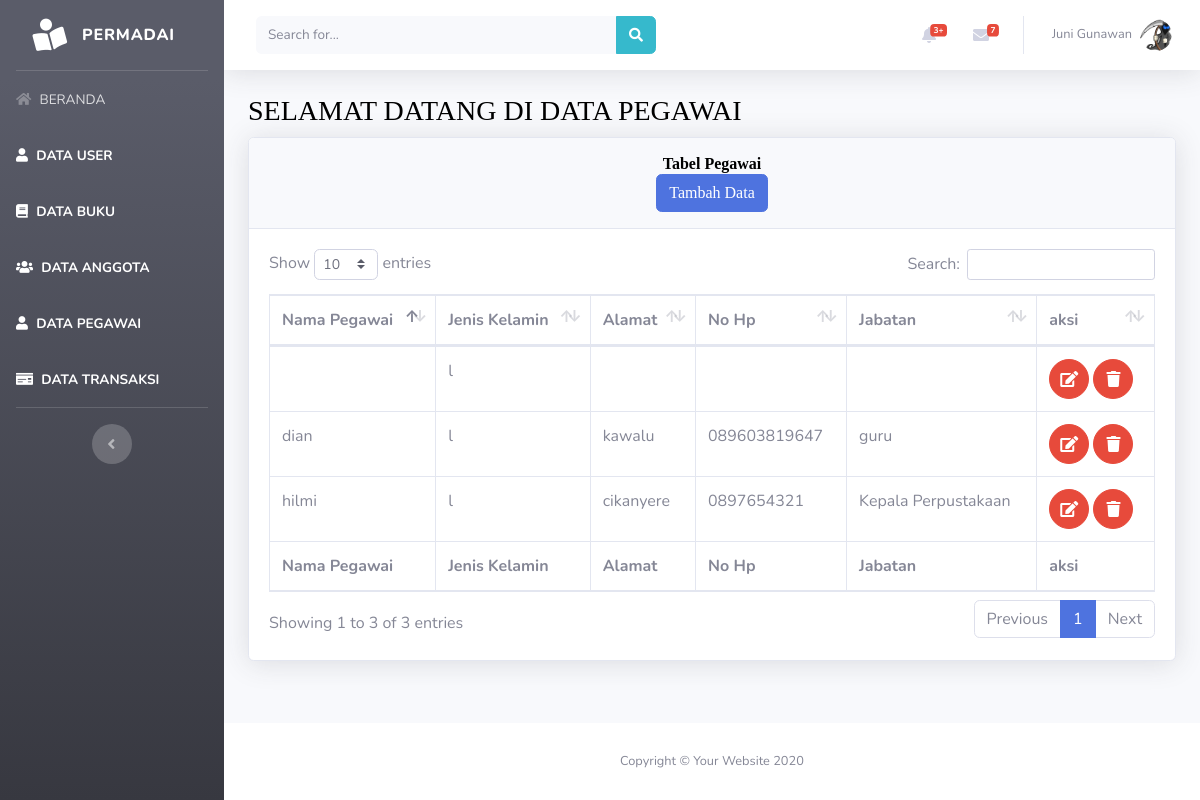
The page /beranda.php?page=pegawai on the database its author committed.
### tables this page shows
CREATE TABLE `tabel_pegawai` (
  `id_pegawai` int(5) NOT NULL,
  `nama_pegawai` varchar(50) NOT NULL,
  `jenis_kelamin` enum('l','p') NOT NULL,
  `alamat` text NOT NULL,
  `no_hp` varchar(20) NOT NULL,
  `jabatan` varchar(30) NOT NULL
);

### views/pegawai/pegawai.php (the view)
<div class="container-fluid">
    <h1 class="h3 mb-2 text-gray-800"><marquee><font color="black" face="fantasy">SELAMAT DATANG DI DATA PEGAWAI</font></marquee></h1>
    <div class="card shadow mb-4">
        <div class="card-header py-3" align="center">
            <h6 class="m-0 font-weight-bold text-info"><font color="black" face="fantasy">Tabel Pegawai</font></h6>
            <a href="beranda.php?page=pegawai&aksi=add">
                <button class="btn btn-primary"><font color="white" face="fantasy">Tambah Data</font></button>
            </a>
        </div>
        <div class="card-body">
            <div class="table-responsive">
                <table class="table table-bordered" id="dataTable" width="100%" cellspacing="0">
                    <thead>
                        <tr>
                            <th>Nama Pegawai</th>
                            <th>Jenis Kelamin</th>
                            <th>Alamat</th>
                            <th>No Hp</th>
                            <th>Jabatan</th>
                            <th>aksi</th>
                        </tr>
                    </thead>
                    <tfoot>
                        <tr>
                            <th>Nama Pegawai</th>
                            <th>Jenis Kelamin</th>
                            <th>Alamat</th>
                            <th>No Hp</th>
                            <th>Jabatan</th>
                            <th>aksi</th>
                        </tr>
                    </tfoot>
                    <tbody>
                    <?php
                        $sql = "select * from tabel_pegawai";
                        $show = $database->query($sql);
                        foreach($show as $pegawai):
                    ?>
                        <tr>
                            <td><?php echo $pegawai['nama_pegawai']?></td>
                            <td><?php echo $pegawai['jenis_kelamin']?></td>
                            <td><?php echo $pegawai['alamat']?></td>
                            <td><?php echo $pegawai['no_hp']?></td>
                            <td><?php echo $pegawai['jabatan']?></td>
                            <td>
                               <a href="beranda.php?page=pegawai&aksi=edit&id=<?php echo $pegawai['id_pegawai']?>"
                                 class="btn btn-danger btn-circle">
                                    <i class="fas fa-edit"></i>
                                    </a>
                                <a href="model/pegawai/prosesdeletepegawai.php?id=<?php echo $pegawai['id_pegawai']?>"
                                 class="btn btn-danger btn-circle">
                                    <i class="fas fa-trash"></i>
                                    </a>
                            </td>
                        </tr>
                        <?php endforeach; ?>
                    </tbody>
                </table>
            </div>
        </div>
    </div>
</div>

### rows shown on the page
tabel_pegawai: nama_pegawai "dian", jenis_kelamin "l", alamat "kawalu", no_hp "089603819647", jabatan "guru"
tabel_pegawai: nama_pegawai "hilmi", jenis_kelamin "l", alamat "cikanyere", no_hp "0897654321", jabatan "Kepala Perpustakaan"
tabel_pegawai: jenis_kelamin "l"
